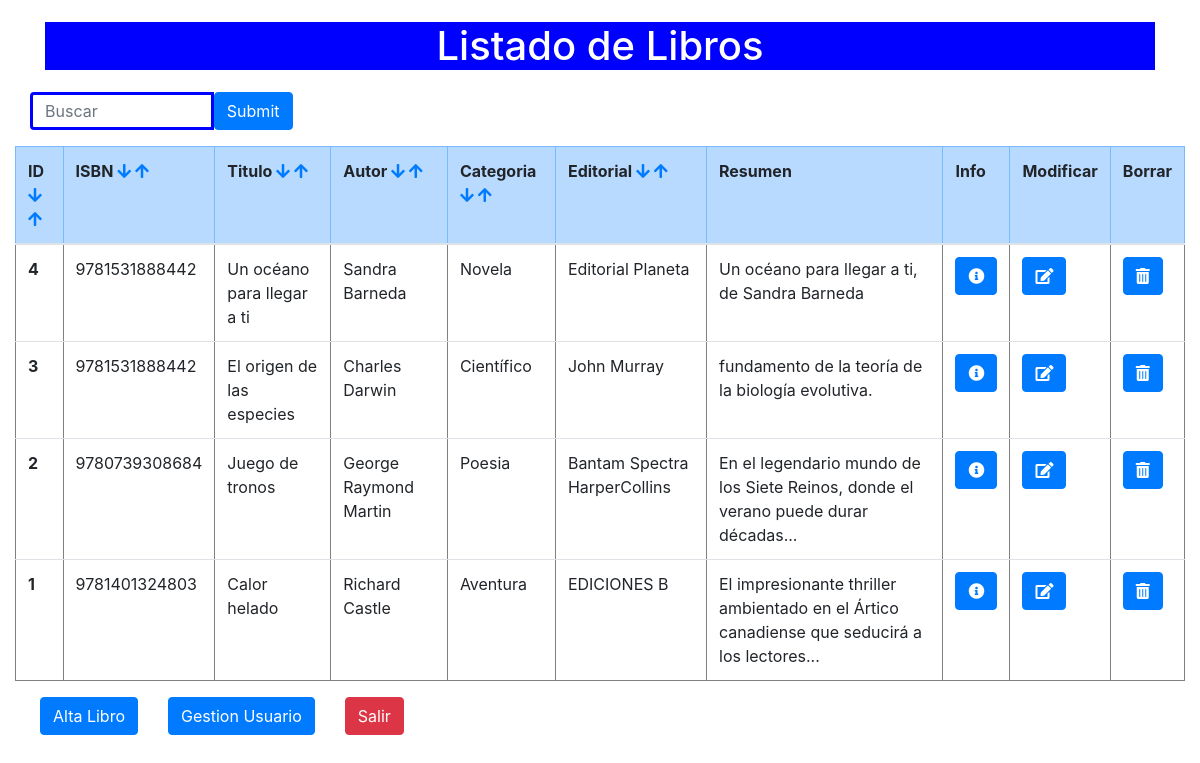
Page /listadoLibros.php?order=ID&esp=desc (signed in) on the committed database.
### tables this page shows
CREATE TABLE `libros` (
  `ID` int(10) NOT NULL,
  `ISBN` varchar(13) NOT NULL,
  `titulo` varchar(100) NOT NULL,
  `autor` varchar(100) NOT NULL,
  `categoria` varchar(2) DEFAULT NULL,
  `editorial` varchar(50) NOT NULL,
  `resumen` text
);

CREATE TABLE `categoria` (
  `idCat` varchar(2) NOT NULL,
  `descripcion` varchar(60) DEFAULT NULL
);

### listadoLibros.php (the view, shortened to what this page needs)
<!DOCTYPE html>
<html lang="en">
<head>
    <link rel="stylesheet" href="https://maxcdn.bootstrapcdn.com/bootstrap/4.5.2/css/bootstrap.min.css">
    <link rel="stylesheet" href="https://use.fontawesome.com/releases/v5.6.3/css/all.css">
    <link rel="stylesheet" href="estilos.css">
</head>
<body>
    <div class="container">
        <div class="titulo">
            <h1>Listado de Libros</h1>
        </div>
    </div>
    <div class="container-fluid">
        <form class="form-inline" action="listadoLibros.php">
            <div class="col-sm-3">
                <div class="input-group mb-3">
                    <input type="text" class="form-control" aria-label="Default" aria-describedby="inputGroup-sizing-default" id="buscar" style="border:solid blue" name="buscar" placeholder="Buscar">
                    <input type="submit" id="crearFila" type="button" class="btn btn-primary">
                </div>
            </div>
        </form>
        <table class="table" border="1">
            <tr class="table-primary">
                <th scope="col"> ID
                    <a href="listadoLibros.php?order=ID&esp=desc" role="button"><i class="fa fa-arrow-down" style="font-size: 16px;"></i></a>
                    <a href="listadoLibros.php?order=ID&esp=asc" role="button"><i class="fa fa-arrow-up" style="font-size: 16px;"></i></a>
                </th>
                <th scope="col"> ISBN
                    <a href="listadoLibros.php?order=ISBN&esp=desc" role="button"><i class="fa fa-arrow-down" style="font-size: 16px;"></i></a>
                    <a href="listadoLibros.php?order=ISBN&esp=asc" role="button"><i class="fa fa-arrow-up" style="font-size: 16px;"></i></a>
                </th>
                <th scope="col"> Titulo
                    <a href="listadoLibros.php?order=titulo&esp=desc" role="button"><i class="fa fa-arrow-down" style="font-size: 16px;"></i></a>
                    <a href="listadoLibros.php?order=titulo&esp=asc" role="button"><i class="fa fa-arrow-up" style="font-size: 16px;"></i></a>
                </th>
                <th scope="col"> Autor
                    <a href="listadoLibros.php?order=autor&esp=desc" role="button"><i class="fa fa-arrow-down" style="font-size: 16px;"></i></a>
                    <a href="listadoLibros.php?order=autor&esp=asc" role="button"><i class="fa fa-arrow-up" style="font-size: 16px;"></i></a>
                </th>
                <th scope="col"> Categoria
                    <a href="listadoLibros.php?order=ID&esp=desc" role="button"><i class="fa fa-arrow-down" style="font-size: 16px;"></i></a>
                    <a href="listadoLibros.php?order=ID&esp=asc" role="button"><i class="fa fa-arrow-up" style="font-size: 16px;"></i></a>
                </th>
                <th scope="col"> Editorial
                    <a href="listadoLibros.php?order=ID&esp=desc" role="button"><i class="fa fa-arrow-down" style="font-size: 16px;"></i></a>
                    <a href="listadoLibros.php?order=ID&esp=asc" role="button"><i class="fa fa-arrow-up" style="font-size: 16px;"></i></a>
                </th>
                <th scope="col"> Resumen </th>
                <th scope="col"> Info </th>
                <?php if(isset($_SESSION["tipo"]) && $_SESSION["tipo"]=="admin"){ ?>
                <th scope="col"> Modificar </th>
                <th scope="col"> Borrar </th>
                <?php } ?>
            </tr>
            <tbody>
                <?php
                require 'conexion.php';
                if (isset($_GET["order"]) && isset($_GET["esp"])) {
                    $sql = "SELECT ID, ISBN, titulo, autor, categoria, editorial, resumen FROM libros order by " . $_GET["order"] . " " . $_GET["esp"] . "";
                } elseif (isset($_GET["buscar"])) {
                    $sql = "SELECT ID, ISBN, titulo, autor, categoria, editorial, resumen FROM libros where titulo like '%" . $_GET["buscar"] . "%' OR autor like '%" . $_GET["buscar"] . "%'";
                } else {
                    $sql = "SELECT ID, ISBN, titulo, autor, categoria, editorial, resumen FROM libros ";
                }
                $result = $conn->query($sql);
                if ($result->num_rows > 0) {
                    while ($fila = $result->fetch_assoc()) {
                        echo "<tr>";
                        echo "<th scope='row'>" . $fila["ID"] . "</th>";
                        $idC = $fila["categoria"];
                        $stmt = $conn->prepare("SELECT descripcion FROM categoria where idCat=?");
                        $stmt->bind_param("s", $idC);
                        $stmt->execute();
                        $filaC = $stmt->get_result()->fetch_assoc();
                        if ($filaC) {
                            $descripcion = $filaC["descripcion"];
                        } else {
                            echo "error en la busqueda";
                            echo ("error descripcion: " . $conn->error);
                        }
                        echo "<td>" . $fila["ISBN"] . "</td>";
                        echo "<td>" . $fila["titulo"] . "</td>";
                        echo "<td>" . $fila["autor"] . "</td>";
                        echo "<td>" . $descripcion . "</td>";
                        echo "<td>" . $fila["editorial"] . "</td>";
                        echo "<td>" . $fila["resumen"] . "</td>";
                        echo "<td> <form action='infoLibro.php?id=" . $fila["ID"] . "'method='POST'>
                                <button type='submit' class='btn btn-primary'><i class='fas fa-info-circle'></i></button>
                                </form>
                            </td>";
                        if(isset($_SESSION["tipo"]) && $_SESSION["tipo"]=="admin"){
                        echo "<td> <form action='modificarLibro.php?id=" . $fila["ID"] . "'method='POST'>
                            <button type='submit' class='btn btn-primary'><i class='fas fa-edit'></i></button>
                            </form>
                        </td>";
                        echo "<td> <form action='borrarLibro.php?id=" . $fila["ID"] . "'method='POST'>
                                <button type='submit' class='btn btn-primary'><i class='fas fa-trash-alt'></i></button>
                                </form>
                            </td>";
                        }
                        echo "</tr>";
                    }
                } else {
                    echo "0 Libros";
                }
                ?>
            </tbody>
        </table>
        <div class="col-sm-6">
            <div class="form-row">
        <?php if(isset($_SESSION["tipo"]) && $_SESSION["tipo"]=="admin"){ ?>
        <form class="form-inline" action="FormularioAltalibro.php">
            <div class="col-sm-4">
                <div class="input-group mb-3">
                    <input type="submit" value="Alta Libro" id="enviar" type="button" class="btn btn-primary">
                </div>
            </div>
        </form>
        <form class="form-inline" action="listadoUsuario.php">
            <div class="col-sm-4">
                <div class="input-group mb-3">
                    <input type="submit" value="Gestion Usuario" id="enviar" type="button" class="btn btn-primary">
                </div>
            </div>
        </form>
        <?php } ?>
        <form class="form-inline" action="cerrarSesion.php">
            <div class="col-sm-4">
                <div class="input-group mb-3">
                    <input type="submit" value="Salir" id="enviar" type="button" class="btn btn-danger">
                </div>
            </div>
        </form>
        </div>
        </div>
    </div>
</body>
</html>

### estilos.css (style rules this page uses)
.titulo { text-align: center; background-color: blue; margin-top: 2%; margin-bottom: 2%; color: rgb(255, 255, 255); }

### rows in the picture
libros: ID "4", ISBN "9781531888442", titulo "Un océano para llegar a ti", autor "Sandra Barneda", categoria.descripcion "Novela", editorial "Editorial Planeta", resumen "Un océano para llegar a ti, de Sandra Barneda"
libros: ID "3", ISBN "9781531888442", titulo "El origen de las especies", autor "Charles Darwin", categoria.descripcion "Científico", editorial "John Murray", resumen "fundamento de la teoría de la biología evolutiva."
libros: ID "2", ISBN "9780739308684", titulo "Juego de tronos", autor "George Raymond Martin", categoria.descripcion "Poesia", editorial "Bantam Spectra HarperCollins", resumen "En el legendario mundo de los Siete Reinos, donde el verano puede durar décadas..."
libros: ID "1", ISBN "9781401324803", titulo "Calor helado", autor "Richard Castle", categoria.descripcion "Aventura", editorial "EDICIONES B", resumen "El impresionante thriller ambientado en el Ártico canadiense que seducirá a los lectores..."
